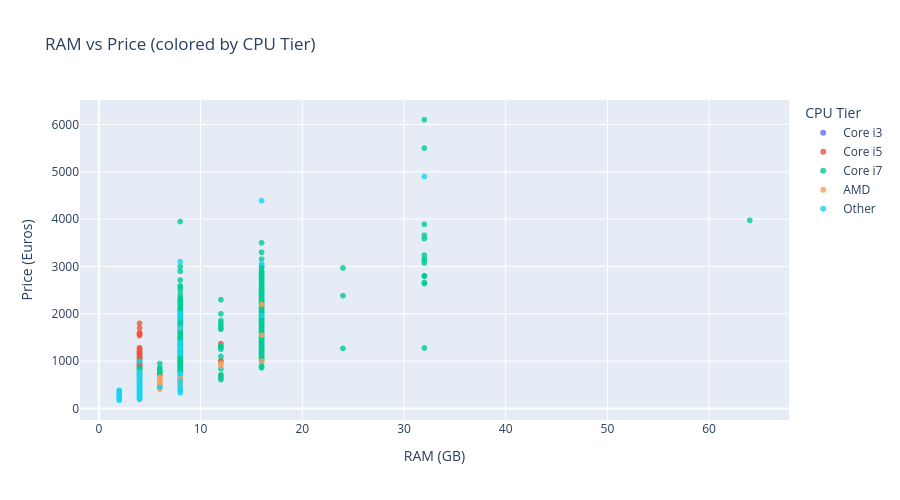

Write notebook code for a chart like this one.
### Code cell
fig2 = px.scatter(df, x="Ram", y="Price_euros", color="cpu_tier", hover_data=["Company", "TypeName", "Gpu"],
                  title="RAM vs Price (colored by CPU Tier)", labels={"Ram": "RAM (GB)", "Price_euros": "Price (Euros)", "cpu_tier": "CPU Tier"},
                  opacity=0.8, category_orders={"cpu_tier": ["Core i3", "Core i5", "Core i7", "Core i9", "AMD", "Other"]})
#hover data will show the 3 additional infos
fig2.update_layout(height=500)
fig2.show()

### Figure 1 — Plotly figure (JSON) as saved in the notebook; plotly's stock layout.template omitted (floating-point values rounded to 4 significant figures; data arrays with more than 128 entries replaced by an {"elided": "..."} marker saying what was removed)
{"data": [{"customdata": {"elided": "136x3 str values"}, "hovertemplate": "CPU Tier=Core i3<br>RAM (GB)=%{x}<br>Price (Euros)=%{y}<br>Company=%{customdata[0]}<br>TypeName=%{customdata[1]}<br>Gpu=%{customdata[2]}<extra></extra>", "legendgroup": "Core i3", "marker": {"color": "#636efa", "opacity": 0.8, "symbol": "circle"}, "mode": "markers", "name": "Core i3", "showlegend": true, "type": "scattergl", "x": {"elided": "136 int values"}, "xaxis": "x", "y": {"elided": "136 float values"}, "yaxis": "y"}, {"customdata": {"elided": "423x3 str values"}, "hovertemplate": "CPU Tier=Core i5<br>RAM (GB)=%{x}<br>Price (Euros)=%{y}<br>Company=%{customdata[0]}<br>TypeName=%{customdata[1]}<br>Gpu=%{customdata[2]}<extra></extra>", "legendgroup": "Core i5", "marker": {"color": "#EF553B", "opacity": 0.8, "symbol": "circle"}, "mode": "markers", "name": "Core i5", "showlegend": true, "type": "scattergl", "x": {"elided": "423 int values"}, "xaxis": "x", "y": {"elided": "423 float values"}, "yaxis": "y"}, {"customdata": {"elided": "527x3 str values"}, "hovertemplate": "CPU Tier=Core i7<br>RAM (GB)=%{x}<br>Price (Euros)=%{y}<br>Company=%{customdata[0]}<br>TypeName=%{customdata[1]}<br>Gpu=%{customdata[2]}<extra></extra>", "legendgroup": "Core i7", "marker": {"color": "#00cc96", "opacity": 0.8, "symbol": "circle"}, "mode": "markers", "name": "Core i7", "showlegend": true, "type": "scattergl", "x": {"elided": "527 int values"}, "xaxis": "x", "y": {"elided": "527 float values"}, "yaxis": "y"}, {"customdata": {"elided": "62x3 str values"}, "hovertemplate": "CPU Tier=AMD<br>RAM (GB)=%{x}<br>Price (Euros)=%{y}<br>Company=%{customdata[0]}<br>TypeName=%{customdata[1]}<br>Gpu=%{customdata[2]}<extra></extra>", "legendgroup": "AMD", "marker": {"color": "#FFA15A", "opacity": 0.8, "symbol": "circle"}, "mode": "markers", "name": "AMD", "showlegend": true, "type": "scattergl", "x": [4, 4, 2, 4, 8, 4, 4, 4, 8, 4, 4, 4, 4, 4, 4, 4, 4, 4, 8, 16, 6, 8, 8, 12, 4, 16, 4, 4, 4, 8, 8, 8, 4, 6, 6, 12, 8, 4, 6, 4, 8, 6, 4, 4, 6, 8, 4, 16, 6, 6, 8, 4, 4, 4, 4, 4, 6, 6, 4, 6, 6, 6], "xaxis": "x", "y": [400.0, 258.0, 199.0, 439.0, 1299.0, 398.5, 399.0, 395.0, 699.0, 349.0, 451.0, 278.0, 369.0, 403.0, 309.0, 330.0, 575.0, 469.0, 445.9, 1549.0, 499.0, 469.0, 659.0, 899.0, 426.0, 2199.0, 489.0, 489.0, 499.0, 1695.0, 519.0, 579.0, 349.0, 568.9, 649.0, 949.0, 520.9, 349.0, 569.0, 399.0, 429.0, 655.0, 298.0, 489.0, 650.0, 629.0, 379.0, 999.0, 549.0, 409.0, 449.0, 387.0, 398.0, 297.0, 478.9, 299.0, 529.0, 597.6, 399.0, 550.0, 550.0, 550.0], "yaxis": "y"}, {"customdata": {"elided": "155x3 str values"}, "hovertemplate": "CPU Tier=Other<br>RAM (GB)=%{x}<br>Price (Euros)=%{y}<br>Company=%{customdata[0]}<br>TypeName=%{customdata[1]}<br>Gpu=%{customdata[2]}<extra></extra>", "legendgroup": "Other", "marker": {"color": "#19d3f3", "opacity": 0.8, "symbol": "circle"}, "mode": "markers", "name": "Other", "showlegend": true, "type": "scattergl", "x": {"elided": "155 int values"}, "xaxis": "x", "y": {"elided": "155 float values"}, "yaxis": "y"}], "layout": {"height": 500, "legend": {"title": {"text": "CPU Tier"}, "tracegroupgap": 0}, "title": {"text": "RAM vs Price (colored by CPU Tier)"}, "xaxis": {"anchor": "y", "domain": [0, 1], "title": {"text": "RAM (GB)"}}, "yaxis": {"anchor": "x", "domain": [0, 1], "title": {"text": "Price (Euros)"}}}}
